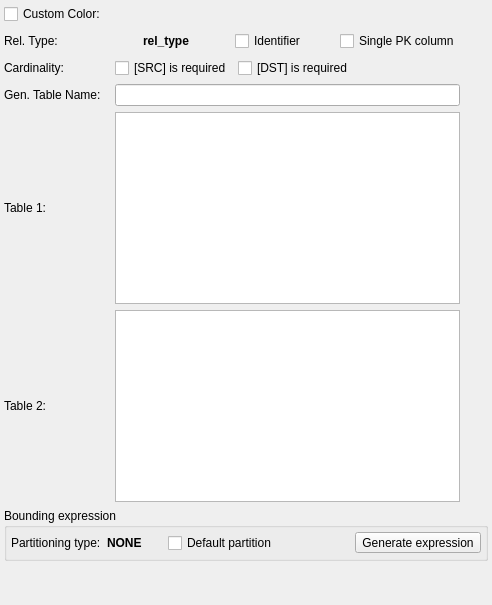
     <widget class="QWidget" name="tab">
      <attribute name="title">
       <string>General</string>
      </attribute>
      <layout class="QGridLayout" name="gridLayout_3">
       <property name="leftMargin">
        <number>4</number>
       </property>
       <property name="topMargin">
        <number>4</number>
       </property>
       <property name="rightMargin">
        <number>4</number>
       </property>
       <property name="bottomMargin">
        <number>4</number>
       </property>
       <property name="spacing">
        <number>6</number>
       </property>
       <item row="4" column="0">
        <widget class="QLabel" name="ref_table_lbl">
         <property name="sizePolicy">
          <sizepolicy hsizetype="Preferred" vsizetype="Preferred">
           <horstretch>0</horstretch>
           <verstretch>0</verstretch>
          </sizepolicy>
         </property>
         <property name="minimumSize">
          <size>
           <width>0</width>
           <height>0</height>
          </size>
         </property>
         <property name="maximumSize">
          <size>
           <width>16777215</width>
           <height>16777215</height>
          </size>
         </property>
         <property name="text">
          <string>Table 1:</string>
         </property>
        </widget>
       </item>
       <item row="3" column="2">
        <widget class="QWidget" name="gen_tab_name_hint" native="true">
         <property name="sizePolicy">
          <sizepolicy hsizetype="Fixed" vsizetype="Fixed">
           <horstretch>0</horstretch>
           <verstretch>0</verstretch>
          </sizepolicy>
         </property>
         <property name="minimumSize">
          <size>
           <width>22</width>
           <height>22</height>
          </size>
         </property>
         <property name="maximumSize">
          <size>
           <width>22</width>
           <height>22</height>
          </size>
         </property>
        </widget>
       </item>
       <item row="2" column="0">
        <widget class="QLabel" name="card_lbl">
         <property name="sizePolicy">
          <sizepolicy hsizetype="Preferred" vsizetype="Preferred">
           <horstretch>0</horstretch>
           <verstretch>0</verstretch>
          </sizepolicy>
         </property>
         <property name="minimumSize">
          <size>
           <width>0</width>
           <height>0</height>
          </size>
         </property>
         <property name="maximumSize">
          <size>
           <width>16777215</width>
           <height>16777215</height>
          </size>
         </property>
         <property name="text">
          <string>Cardinality:</string>
         </property>
        </widget>
       </item>
       <item row="3" column="0">
        <widget class="QLabel" name="relnn_tab_name_lbl">
         <property name="sizePolicy">
          <sizepolicy hsizetype="Preferred" vsizetype="Preferred">
           <horstretch>0</horstretch>
           <verstretch>0</verstretch>
          </sizepolicy>
         </property>
         <property name="minimumSize">
          <size>
           <width>0</width>
           <height>0</height>
          </size>
         </property>
         <property name="maximumSize">
          <size>
           <width>16777215</width>
           <height>16777215</height>
          </size>
         </property>
         <property name="toolTip">
          <string>Name of the table generated from many to many relationship</string>
         </property>
         <property name="text">
          <string>Gen. Table Name:</string>
         </property>
        </widget>
       </item>
       <item row="1" column="0">
        <widget class="QLabel" name="rel_type_lbl">
         <property name="sizePolicy">
          <sizepolicy hsizetype="Preferred" vsizetype="Preferred">
           <horstretch>0</horstretch>
           <verstretch>0</verstretch>
          </sizepolicy>
         </property>
         <property name="minimumSize">
          <size>
           <width>105</width>
           <height>0</height>
          </size>
         </property>
         <property name="maximumSize">
          <size>
           <width>105</width>
           <height>16777215</height>
          </size>
         </property>
         <property name="text">
          <string>Rel. Type:</string>
         </property>
        </widget>
       </item>
       <item row="6" column="2">
        <widget class="QWidget" name="recv_table_hint" native="true">
         <property name="sizePolicy">
          <sizepolicy hsizetype="Fixed" vsizetype="Fixed">
           <horstretch>0</horstretch>
           <verstretch>0</verstretch>
          </sizepolicy>
         </property>
         <property name="minimumSize">
          <size>
           <width>22</width>
           <height>22</height>
          </size>
         </property>
         <property name="maximumSize">
          <size>
           <width>22</width>
           <height>22</height>
          </size>
         </property>
        </widget>
       </item>
       <item row="6" column="0">
        <widget class="QLabel" name="recv_table_lbl">
         <property name="sizePolicy">
          <sizepolicy hsizetype="Preferred" vsizetype="Preferred">
           <horstretch>0</horstretch>
           <verstretch>0</verstretch>
          </sizepolicy>
         </property>
         <property name="minimumSize">
          <size>
           <width>0</width>
           <height>0</height>
          </size>
         </property>
         <property name="maximumSize">
          <size>
           <width>16777215</width>
           <height>16777215</height>
          </size>
         </property>
         <property name="text">
          <string>Table 2:</string>
         </property>
        </widget>
       </item>
       <item row="2" column="1" colspan="2">
        <layout class="QHBoxLayout" name="horizontalLayout_2">
         <item>
          <widget class="QCheckBox" name="table1_mand_chk">
           <property name="sizePolicy">
            <sizepolicy hsizetype="Fixed" vsizetype="Fixed">
             <horstretch>0</horstretch>
             <verstretch>0</verstretch>
            </sizepolicy>
           </property>
           <property name="text">
            <string>[SRC] is required</string>
           </property>
          </widget>
         </item>
         <item>
          <widget class="QCheckBox" name="table2_mand_chk">
           <property name="sizePolicy">
            <sizepolicy hsizetype="Expanding" vsizetype="Fixed">
             <horstretch>0</horstretch>
             <verstretch>0</verstretch>
            </sizepolicy>
           </property>
           <property name="text">
            <string>[DST] is required</string>
           </property>
          </widget>
         </item>
        </layout>
       </item>
       <item row="1" column="1" colspan="2">
        <layout class="QHBoxLayout" name="horizontalLayout">
         <item>
          <widget class="QLabel" name="rel_icon_lbl">
           <property name="minimumSize">
            <size>
             <width>22</width>
             <height>22</height>
            </size>
           </property>
           <property name="maximumSize">
            <size>
             <width>22</width>
             <height>22</height>
            </size>
           </property>
           <property name="scaledContents">
            <bool>true</bool>
           </property>
          </widget>
         </item>
         <item>
          <widget class="QLabel" name="rel_type_name_lbl">
           <property name="font">
            <font>
             <weight>75</weight>
             <bold>true</bold>
            </font>
           </property>
           <property name="text">
            <string>rel_type</string>
           </property>
          </widget>
         </item>
         <item>
          <spacer name="horizontalSpacer">
           <property name="orientation">
            <enum>Qt::Horizontal</enum>
           </property>
           <property name="sizeHint" stdset="0">
            <size>
             <width>40</width>
             <height>20</height>
            </size>
           </property>
          </spacer>
         </item>
         <item>
          <widget class="QWidget" name="identifier_wgt" native="true">
           <property name="minimumSize">
            <size>
             <width>0</width>
             <height>0</height>
            </size>
           </property>
           <layout class="QHBoxLayout" name="horizontalLayout_3">
            <property name="leftMargin">
             <number>0</number>
            </property>
            <property name="topMargin">
             <number>0</number>
            </property>
            <property name="rightMargin">
             <number>0</number>
            </property>
            <property name="bottomMargin">
             <number>0</number>
            </property>
            <item>
             <widget class="QCheckBox" name="identifier_chk">
              <property name="sizePolicy">
               <sizepolicy hsizetype="Preferred" vsizetype="Fixed">
                <horstretch>0</horstretch>
                <verstretch>0</verstretch>
               </sizepolicy>
              </property>
              <property name="statusTip">
               <string>The receiver's primary key will be composed by the generated foreign key columns.</string>
              </property>
              <property name="text">
               <string>Identifier</string>
              </property>
             </widget>
            </item>
            <item>
             <widget class="QWidget" name="identifier_hint" native="true">
              <property name="sizePolicy">
               <sizepolicy hsizetype="Fixed" vsizetype="Fixed">
                <horstretch>0</horstretch>
                <verstretch>0</verstretch>
               </sizepolicy>
              </property>
              <property name="minimumSize">
               <size>
                <width>22</width>
                <height>22</height>
               </size>
              </property>
              <property name="maximumSize">
               <size>
                <width>22</width>
                <height>22</height>
               </size>
              </property>
             </widget>
            </item>
           </layout>
          </widget>
         </item>
         <item>
          <widget class="QWidget" name="single_pk_wgt" native="true">
           <property name="minimumSize">
            <size>
             <width>0</width>
             <height>0</height>
            </size>
           </property>
           <layout class="QHBoxLayout" name="horizontalLayout_4">
            <property name="leftMargin">
             <number>0</number>
            </property>
            <property name="topMargin">
             <number>0</number>
            </property>
            <property name="rightMargin">
             <number>0</number>
            </property>
            <property name="bottomMargin">
             <number>0</number>
            </property>
            <item>
             <widget class="QCheckBox" name="single_pk_chk">
              <property name="sizePolicy">
               <sizepolicy hsizetype="Preferred" vsizetype="Fixed">
                <horstretch>0</horstretch>
                <verstretch>0</verstretch>
               </sizepolicy>
              </property>
              <property name="statusTip">
               <string>Instead of create a multi-valued primary key with the generated foreign keys columns a single column is created and used as primary key.</string>
              </property>
              <property name="text">
               <string>Single PK column</string>
              </property>
             </widget>
            </item>
            <item>
             <widget class="QWidget" name="single_pk_hint" native="true">
              <property name="sizePolicy">
               <sizepolicy hsizetype="Fixed" vsizetype="Fixed">
                <horstretch>0</horstretch>
                <verstretch>0</verstretch>
               </sizepolicy>
              </property>
              <property name="minimumSize">
               <size>
                <width>22</width>
                <height>22</height>
               </size>
              </property>
              <property name="maximumSize">
               <size>
                <width>22</width>
                <height>22</height>
               </size>
              </property>
             </widget>
            </item>
           </layout>
          </widget>
         </item>
        </layout>
       </item>
       <item row="0" column="0">
        <widget class="QCheckBox" name="custom_color_chk">
         <property name="text">
          <string>Custom Color:</string>
         </property>
        </widget>
       </item>
       <item row="3" column="1">
        <widget class="QLineEdit" name="relnn_tab_name_edt">
         <property name="toolTip">
          <string/>
         </property>
         <property name="statusTip">
          <string>Name of the table generated from many to many relationship</string>
         </property>
         <property name="clearButtonEnabled">
          <bool>true</bool>
         </property>
        </widget>
       </item>
       <item row="4" column="2">
        <widget class="QWidget" name="ref_table_hint" native="true">
         <property name="sizePolicy">
          <sizepolicy hsizetype="Fixed" vsizetype="Fixed">
           <horstretch>0</horstretch>
           <verstretch>0</verstretch>
          </sizepolicy>
         </property>
         <property name="minimumSize">
          <size>
           <width>22</width>
           <height>22</height>
          </size>
         </property>
         <property name="maximumSize">
          <size>
           <width>22</width>
           <height>22</height>
          </size>
         </property>
        </widget>
       </item>
       <item row="6" column="1">
        <widget class="QPlainTextEdit" name="recv_table_txt">
         <property name="sizePolicy">
          <sizepolicy hsizetype="Expanding" vsizetype="Fixed">
           <horstretch>0</horstretch>
           <verstretch>0</verstretch>
          </sizepolicy>
         </property>
         <property name="minimumSize">
          <size>
           <width>0</width>
           <height>0</height>
          </size>
         </property>
         <property name="maximumSize">
          <size>
           <width>16777215</width>
           <height>16777215</height>
          </size>
         </property>
         <property name="font">
          <font>
           <italic>true</italic>
          </font>
         </property>
         <property name="verticalScrollBarPolicy">
          <enum>Qt::ScrollBarAlwaysOff</enum>
         </property>
         <property name="horizontalScrollBarPolicy">
          <enum>Qt::ScrollBarAlwaysOff</enum>
         </property>
        </widget>
       </item>
       <item row="4" column="1">
        <widget class="QPlainTextEdit" name="ref_table_txt">
         <property name="sizePolicy">
          <sizepolicy hsizetype="Expanding" vsizetype="Fixed">
           <horstretch>0</horstretch>
           <verstretch>0</verstretch>
          </sizepolicy>
         </property>
         <property name="minimumSize">
          <size>
           <width>0</width>
           <height>0</height>
          </size>
         </property>
         <property name="maximumSize">
          <size>
           <width>16777215</width>
           <height>16777215</height>
          </size>
         </property>
         <property name="font">
          <font>
           <italic>true</italic>
          </font>
         </property>
         <property name="verticalScrollBarPolicy">
          <enum>Qt::ScrollBarAlwaysOff</enum>
         </property>
         <property name="horizontalScrollBarPolicy">
          <enum>Qt::ScrollBarAlwaysOff</enum>
         </property>
        </widget>
       </item>
       <item row="10" column="0" colspan="3">
        <spacer name="verticalSpacer">
         <property name="orientation">
          <enum>Qt::Vertical</enum>
         </property>
         <property name="sizeType">
          <enum>QSizePolicy::Expanding</enum>
         </property>
         <property name="sizeHint" stdset="0">
          <size>
           <width>20</width>
           <height>40</height>
          </size>
         </property>
        </spacer>
       </item>
       <item row="7" column="0" rowspan="2" colspan="3">
        <widget class="QGroupBox" name="part_bound_expr_gb">
         <property name="title">
          <string>Bounding expression</string>
         </property>
         <layout class="QGridLayout" name="gridLayout_7">
          <property name="leftMargin">
           <number>4</number>
          </property>
          <property name="topMargin">
           <number>4</number>
          </property>
          <property name="rightMargin">
           <number>4</number>
          </property>
          <property name="bottomMargin">
           <number>4</number>
          </property>
          <item row="0" column="0">
           <layout class="QHBoxLayout" name="horizontalLayout_5">
            <item>
             <widget class="QLabel" name="label">
              <property name="text">
               <string>Partitioning type:</string>
              </property>
             </widget>
            </item>
            <item>
             <widget class="QLabel" name="part_type_lbl">
              <property name="font">
               <font>
                <weight>75</weight>
                <bold>true</bold>
               </font>
              </property>
              <property name="text">
               <string>NONE</string>
              </property>
             </widget>
            </item>
            <item>
             <spacer name="horizontalSpacer_3">
              <property name="orientation">
               <enum>Qt::Horizontal</enum>
              </property>
              <property name="sizeType">
               <enum>QSizePolicy::Fixed</enum>
              </property>
              <property name="sizeHint" stdset="0">
               <size>
                <width>20</width>
                <height>20</height>
               </size>
              </property>
             </spacer>
            </item>
            <item>
             <widget class="QCheckBox" name="default_part_chk">
              <property name="statusTip">
               <string>Default partitions are only supported on &lt;strong&gt;PostgreSQL 11+&lt;/strong&gt;. Using this option and exporting the code to PostgreSQL 10 syntax errors will be raised.</string>
              </property>
              <property name="text">
               <string>Default partition</string>
              </property>
             </widget>
            </item>
            <item>
             <widget class="QWidget" name="default_part_hint" native="true">
              <property name="sizePolicy">
               <sizepolicy hsizetype="Fixed" vsizetype="Fixed">
                <horstretch>0</horstretch>
                <verstretch>0</verstretch>
               </sizepolicy>
              </property>
              <property name="minimumSize">
               <size>
                <width>22</width>
                <height>22</height>
               </size>
              </property>
              <property name="maximumSize">
               <size>
                <width>22</width>
                <height>22</height>
               </size>
              </property>
             </widget>
            </item>
            <item>
             <spacer name="horizontalSpacer_2">
              <property name="orientation">
               <enum>Qt::Horizontal</enum>
              </property>
              <property name="sizeHint" stdset="0">
               <size>
                <width>40</width>
                <height>20</height>
               </size>
              </property>
             </spacer>
            </item>
            <item>
             <widget class="QToolButton" name="gen_bound_expr_tb">
              <property name="toolTip">
               <string>Generate the partition bounding expression based upon the partitioning type in use.</string>
              </property>
              <property name="text">
               <string>Generate expression</string>
              </property>
              <property name="icon">
               <iconset resource="../res/resources.qrc">
                <normaloff>:/icones/icones/codigosql.png</normaloff>:/icones/icones/codigosql.png</iconset>
              </property>
              <property name="iconSize">
               <size>
                <width>22</width>
                <height>22</height>
               </size>
              </property>
              <property name="toolButtonStyle">
               <enum>Qt::ToolButtonTextBesideIcon</enum>
              </property>
             </widget>
            </item>
           </layout>
          </item>
         </layout>
        </widget>
       </item>
      </layout>
     </widget>
